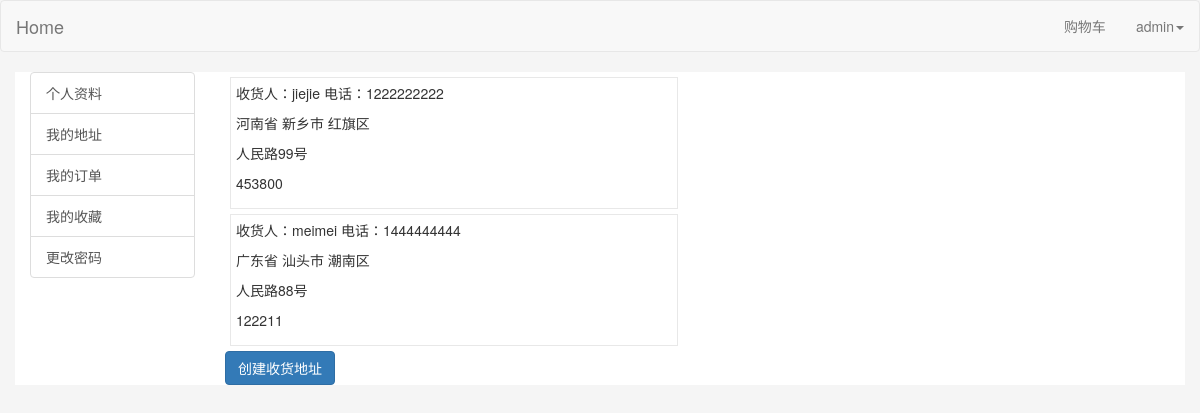
The app's page /accounts/show_address/ (signed in) with its own data.
### accounts/models.py (models this page shows, shortened)
class UserAddress(models.Model):
    user = models.ForeignKey(User)
    receiver_name = models.CharField(max_length=20, verbose_name='收货人姓名')
    receiver_phone = models.CharField(max_length=20, verbose_name='收货人电话')
    province = models.CharField(max_length=20, verbose_name='省份')
    city = models.CharField(max_length=20, verbose_name='城市')
    area = models.CharField(max_length=20, verbose_name='地区')
    detail_addr = models.TextField(verbose_name='详细地址')
    post_code = models.CharField(max_length=10, verbose_name='邮编')

### accounts/views.py (the view)
@login_required
def show_address(request):
    addresses = UserAddress.objects.filter(user=request.user)
    return render(request, 'accounts/show_address.html', locals())

### templates/accounts/show_address.html (shortened to what this page needs)
{% extends "accounts/accounts-base.html" %}
{% block account_content %}
    <div class="row">
        <div class="col-md-6" style="">
        {% if addresses %}
            {% for addr in addresses %}
            <div class="addr" style="border:1px solid #E8E8E8; padding: 5px; margin: 5px;">
                <p class="addr_recevier">收货人：{{ addr.receiver_name }}  电话：{{ addr.receiver_phone }}</p>
                <p class="addr_pca">{{ addr.province }} {{ addr.city }} {{ addr.area }}</p>
                <p class="detail_addr">{{ addr.detail_addr }}</p>
                <p class="post_code">{{ addr.post_code }}</p>
            </div>
            {% endfor %}
        {% else %}
            <div><p>您还没有创建收货地址</p></div>
        {% endif %}
            <div>
            <a class="btn btn-primary" href="{% url 'add_address' %}">创建收货地址</a>
            </div>
        </div>
    </div>
{% endblock %}

### templates/base.html (shortened to what this page needs)
<!DOCTYPE html>
<html lang="en">
{% load static %}
{% load bootstrap3 %}
{% block head %}
<head>
    <link href="{% static 'css/bootstrap.min.css' %}" rel="stylesheet">
	<link rel="stylesheet" href="{% static 'css/common.css' %}" type="text/css" />
</head>
{% endblock %}
<body style="background-color:#f5f5f5">
    {% block navbar %}
    <div style="">
			<nav class="navbar navbar-default" role="navigation">
				<div class="navbar-header">
					<a class="navbar-brand" href="/">Home</a>
				</div>
				<div class="collapse navbar-collapse" id="bs-example-navbar-collapse-1">
					<ul class="nav navbar-nav navbar-right">
						<li>
							 <a href="{% url 'show_cart' %}">购物车</a>
						</li>
						{% if user.is_authenticated %}
						<li class="dropdown">
							 <a href="#" class="dropdown-toggle" data-toggle="dropdown">
							 {{ user.username }}<strong class="caret"></strong></a>
						</li>
						{% endif %}
					</ul>
				</div>
			</nav>
			</div>
    {% endblock %}
{% block content %}
{%block page_content %}{% endblock %}
{% endblock %}
</body>
</html>

### records on screen
UserAddress: receiver_name "jiejie", receiver_phone "1222222222", province "河南省", city "新乡市", area "红旗区", detail_addr "人民路99号", post_code "453800"
UserAddress: receiver_name "meimei", receiver_phone "1444444444", province "广东省", city "汕头市", area "潮南区", detail_addr "人民路88号", post_code "122211"

### other values on screen
{{ user.username }} "admin"
